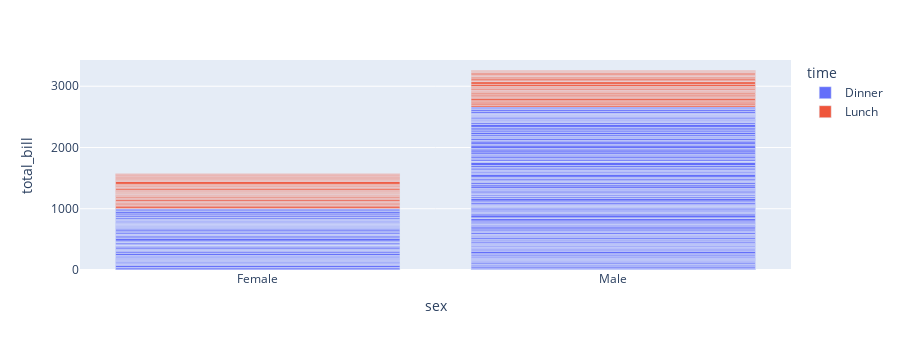

Notebook code for this chart:
### Code cell
fig = px.bar(df, x="sex", y="total_bill", color='time', height=350)
fig.show()

### Figure 1 — Plotly figure (JSON) as saved in the notebook; plotly's stock layout.template omitted (floating-point values rounded to 4 significant figures; data arrays with more than 128 entries replaced by an {"elided": "..."} marker saying what was removed)
{"data": [{"alignmentgroup": "True", "hovertemplate": "time=Dinner<br>sex=%{x}<br>total_bill=%{y}<extra></extra>", "legendgroup": "Dinner", "marker": {"color": "#636efa"}, "name": "Dinner", "offsetgroup": "Dinner", "orientation": "v", "showlegend": true, "textposition": "auto", "type": "bar", "x": {"elided": "176 str values"}, "xaxis": "x", "y": {"elided": "176 float values"}, "yaxis": "y"}, {"alignmentgroup": "True", "hovertemplate": "time=Lunch<br>sex=%{x}<br>total_bill=%{y}<extra></extra>", "legendgroup": "Lunch", "marker": {"color": "#EF553B"}, "name": "Lunch", "offsetgroup": "Lunch", "orientation": "v", "showlegend": true, "textposition": "auto", "type": "bar", "x": ["Male", "Male", "Male", "Male", "Male", "Female", "Male", "Male", "Female", "Male", "Male", "Male", "Male", "Female", "Female", "Female", "Male", "Female", "Male", "Male", "Female", "Female", "Male", "Female", "Female", "Male", "Male", "Female", "Female", "Female", "Female", "Female", "Female", "Female", "Male", "Female", "Female", "Male", "Male", "Female", "Female", "Female", "Female", "Female", "Male", "Male", "Female", "Male", "Male", "Male", "Male", "Male", "Female", "Female", "Male", "Male", "Female", "Female", "Female", "Male", "Female", "Male", "Female", "Male", "Female", "Male", "Female", "Female"], "xaxis": "x", "y": [27.2, 22.76, 17.29, 19.44, 16.66, 10.07, 32.68, 15.98, 34.83, 13.03, 18.28, 24.71, 21.16, 10.65, 12.43, 24.08, 11.69, 13.42, 14.26, 15.95, 12.48, 29.8, 8.52, 14.52, 11.38, 22.82, 19.08, 20.27, 11.17, 12.26, 18.26, 8.51, 10.33, 14.15, 16, 13.16, 17.47, 34.3, 41.19, 27.05, 16.43, 8.35, 18.64, 11.87, 9.78, 7.51, 19.81, 28.44, 15.48, 16.58, 7.56, 10.34, 43.11, 13, 13.51, 18.71, 12.74, 13, 16.4, 20.53, 16.47, 12.16, 13.42, 8.58, 15.98, 13.42, 16.27, 10.09], "yaxis": "y"}], "layout": {"barmode": "relative", "height": 350, "legend": {"title": {"text": "time"}, "tracegroupgap": 0}, "margin": {"t": 60}, "xaxis": {"anchor": "y", "domain": [0, 1], "title": {"text": "sex"}}, "yaxis": {"anchor": "x", "domain": [0, 1], "title": {"text": "total_bill"}}}}
